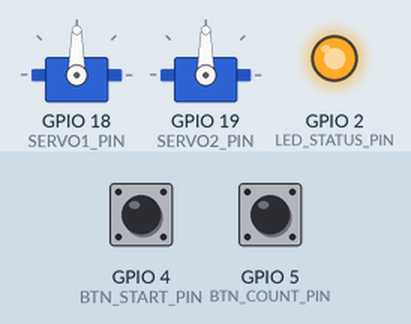
This sketch was run on a simulated ESP32. Shown: 2 × servo, output pins drawn as LEDs (lit = HIGH). The inputs (shaded band) are chosen by the test bench; at power-on: GPIO 4 (BTN_START_PIN) HIGH, GPIO 5 (BTN_COUNT_PIN) HIGH. WiFi joins after 1.5 s; servers stay silent unless stated; uploads are accepted with an empty reply; what the sketch prints to the serial monitor is not drawn.

Above: at 2.9 s.
3.0 s: GPIO 4 (BTN_START_PIN) pulled LOW for 0.15 s
4.6 s: GPIO 5 (BTN_COUNT_PIN) pulled LOW for 0.15 s
At 5.02 s:
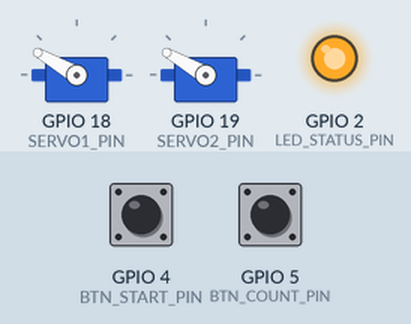
6.9 s: GPIO 5 (BTN_COUNT_PIN) pulled LOW for 3.2 s
At 8.1 s:
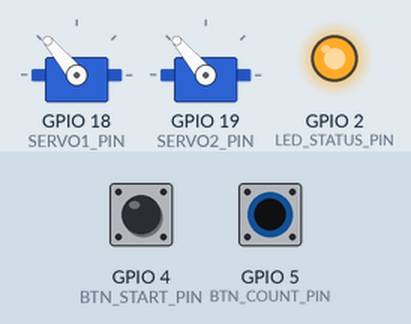
11.6 s: GPIO 4 (BTN_START_PIN) pulled LOW for 1 s
Timing chart, 0 to 14.6 s (numbered marks = the images above; inputs shaded):
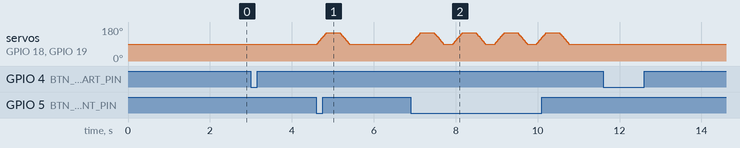

The sketch:

dextra_esp32_firmware.ino
```cpp
/*
  =============================================================================
  DEXTRA — Smart Wrist-Hand Orthosis Firmware (ESP32)
  =============================================================================
  Hardware Components:
  - ESP32 Development Board (Wi-Fi Enabled)
  - 2 × MG90S Servo Motors (PWM Pins 18 and 19)
  - 2 × Push Buttons (GPIO Pins 4 and 5 with internal pull-up)
  - Status LED (GPIO Pin 2)

  Network Architecture:
  ESP32 -> HTTP POST -> FastAPI Backend (/api/ingest)
  =============================================================================
*/

#include <WiFi.h>
#include <HTTPClient.h>
#include <ESP32Servo.h>

// --- Wi-Fi Credentials ---
const char* ssid     = "YOUR_WIFI_SSID";
const char* password = "YOUR_WIFI_PASSWORD";

// --- API Server Settings ---
const char* apiIngestEndpoint = "http://192.168.1.100:8000/api/ingest";

// --- Hardware Pin Definitions ---
#define SERVO1_PIN 18
#define SERVO2_PIN 19
#define BTN_START_PIN 4
#define BTN_COUNT_PIN 5
#define LED_STATUS_PIN 2

// --- Servo Instances ---
Servo servo1;
Servo servo2;

// --- State Variables ---
int servo1NeutralAngle = 90;
int servo2NeutralAngle = 90;
int currentServo1Angle = 90;
int currentServo2Angle = 90;

bool sessionActive = false;
int currentRepetitions = 0;
unsigned long lastDebounceTime = 0;
const unsigned long debounceDelay = 250; // ms

void setup() {
  Serial.begin(115200);
  pinMode(LED_STATUS_PIN, OUTPUT);
  pinMode(BTN_START_PIN, INPUT_PULLUP);
  pinMode(BTN_COUNT_PIN, INPUT_PULLUP);

  digitalWrite(LED_STATUS_PIN, LOW);

  // Attach MG90S Servos
  ESP32PWM::allocateTimer(0);
  ESP32PWM::allocateTimer(1);
  servo1.setPeriodHertz(50);
  servo2.setPeriodHertz(50);
  servo1.attach(SERVO1_PIN, 500, 2400);
  servo2.attach(SERVO2_PIN, 500, 2400);

  // Reset Servos to Neutral Position
  servo1.write(servo1NeutralAngle);
  servo2.write(servo2NeutralAngle);

  // Connect to Wi-Fi
  Serial.print("Connecting to Wi-Fi: ");
  Serial.println(ssid);
  WiFi.begin(ssid, password);

  int attempts = 0;
  while (WiFi.status() != WL_CONNECTED && attempts < 20) {
    delay(500);
    Serial.print(".");
    attempts++;
  }

  if (WiFi.status() == WL_CONNECTED) {
    Serial.println("\nWi-Fi Connected successfully!");
    Serial.print("IP Address: ");
    Serial.println(WiFi.localIP());
    digitalWrite(LED_STATUS_PIN, HIGH);
    sendTelemetry("HEARTBEAT", "CONNECTED", 90, 90, "RELEASED");
  } else {
    Serial.println("\nWi-Fi Connection failed. Running in offline standalone mode.");
  }
}

void loop() {
  unsigned long now = millis();

  // Button 1: Start/Pause Session
  if (digitalRead(BTN_START_PIN) == LOW && (now - lastDebounceTime > debounceDelay)) {
    lastDebounceTime = now;
    sessionActive = !sessionActive;
    Serial.print("Session State Toggled: ");
    Serial.println(sessionActive ? "ACTIVE" : "PAUSED");

    sendTelemetry("SESSION_TOGGLE", sessionActive ? "ACTIVE" : "PAUSED", currentServo1Angle, currentServo2Angle, "PRESSED");
  }

  // Button 2: Manual Repetition Hardware Trigger
  if (digitalRead(BTN_COUNT_PIN) == LOW && (now - lastDebounceTime > debounceDelay)) {
    lastDebounceTime = now;
    if (sessionActive) {
      currentRepetitions++;
      Serial.print("Repetition Triggered! Count: ");
      Serial.println(currentRepetitions);

      // Perform Physical Servo Flexion/Extension Assist
      performFlexionSweep();

      sendTelemetry("REP_COMPLETE", "ACTIVE", currentServo1Angle, currentServo2Angle, "PRESSED");
    }
  }

  // Periodical Heartbeat (Every 10 seconds)
  static unsigned long lastHeartbeat = 0;
  if (now - lastHeartbeat > 10000) {
    lastHeartbeat = now;
    if (WiFi.status() == WL_CONNECTED) {
      sendTelemetry("HEARTBEAT", sessionActive ? "ACTIVE" : "IDLE", currentServo1Angle, currentServo2Angle, "RELEASED");
    }
  }
}

void performFlexionSweep() {
  // Controlled Flexion sweep for Wrist-Hand Orthosis
  for (int angle = 90; angle <= 150; angle += 5) {
    servo1.write(angle);
    servo2.write(angle);
    currentServo1Angle = angle;
    currentServo2Angle = angle;
    delay(20);
  }
  delay(300); // Hold peak flexion
  for (int angle = 150; angle >= 90; angle -= 5) {
    servo1.write(angle);
    servo2.write(angle);
    currentServo1Angle = angle;
    currentServo2Angle = angle;
    delay(20);
  }
}

void sendTelemetry(const char* eventType, const char* status, int s1Angle, int s2Angle, const char* btnState) {
  if (WiFi.status() != WL_CONNECTED) return;

  HTTPClient http;
  http.begin(apiIngestEndpoint);
  http.addHeader("Content-Type", "application/json");

  String jsonPayload = "{";
  jsonPayload += "\"device_id\":\"ESP32-DEXTRA-01\",";
  jsonPayload += "\"event_type\":\"" + String(eventType) + "\",";
  jsonPayload += "\"servo1_angle\":" + String(s1Angle) + ",";
  jsonPayload += "\"servo2_angle\":" + String(s2Angle) + ",";
  jsonPayload += "\"button_state\":\"" + String(btnState) + "\",";
  jsonPayload += "\"user_id\":\"usr-patient\"";
  jsonPayload += "}";

  int httpResponseCode = http.POST(jsonPayload);
  if (httpResponseCode > 0) {
    Serial.printf("Telemetry sent successfully. Response: %d\n", httpResponseCode);
  } else {
    Serial.printf("Error sending telemetry POST: %s\n", http.errorToString(httpResponseCode).c_str());
  }
  http.end();
}
```

Measured:
- after the input at 3.0 s, every drawn part: stays the same
- after the input at 4.6 s, servo on GPIO 18 (SERVO1_PIN), servo on GPIO 19 (SERVO2_PIN): rises from 90° to 150° in 0.22 s, then falls to 90° in 0.56 s
- after the input at 11.6 s, every drawn part: stays the same
